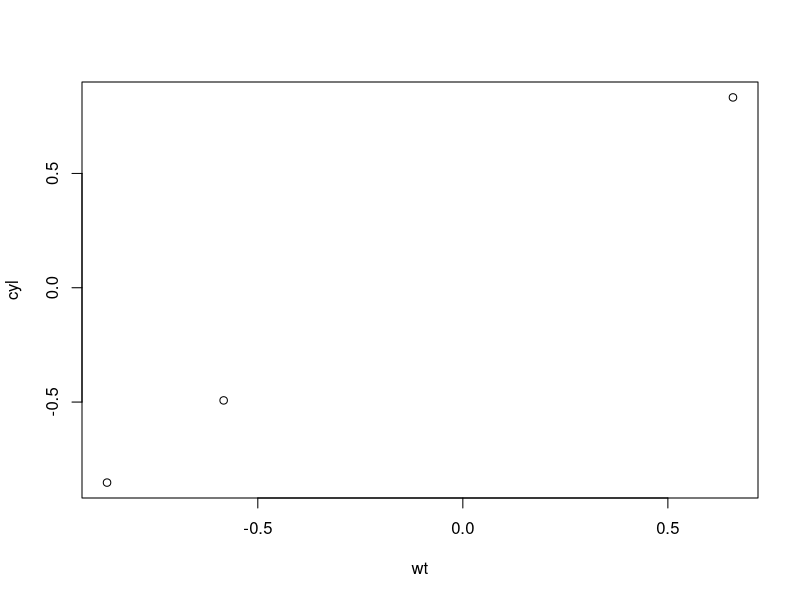
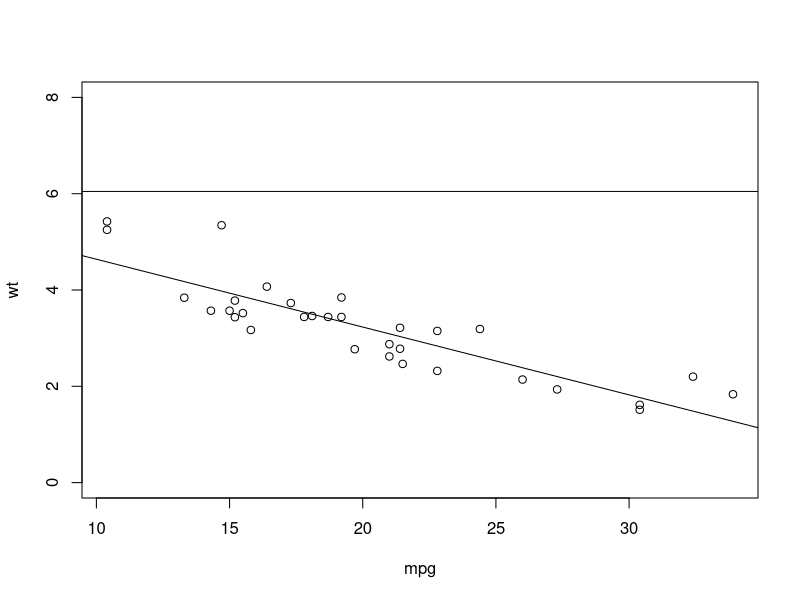
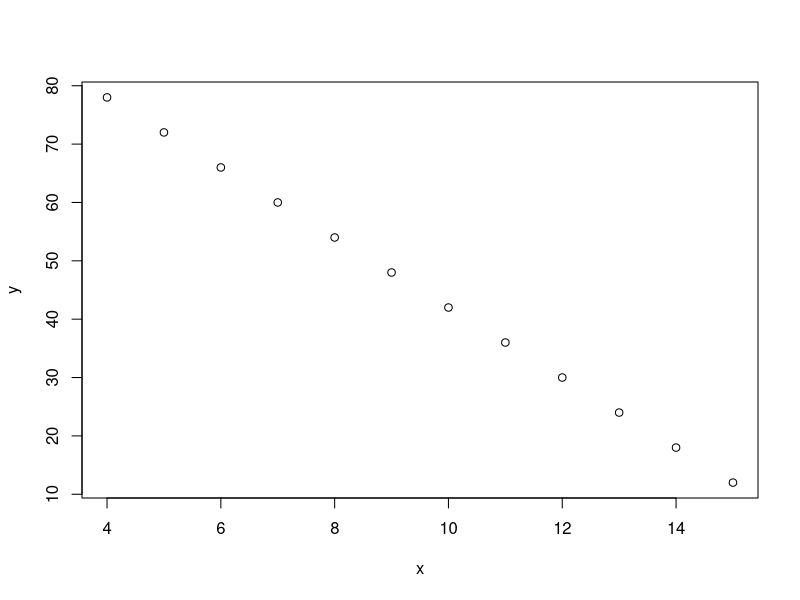
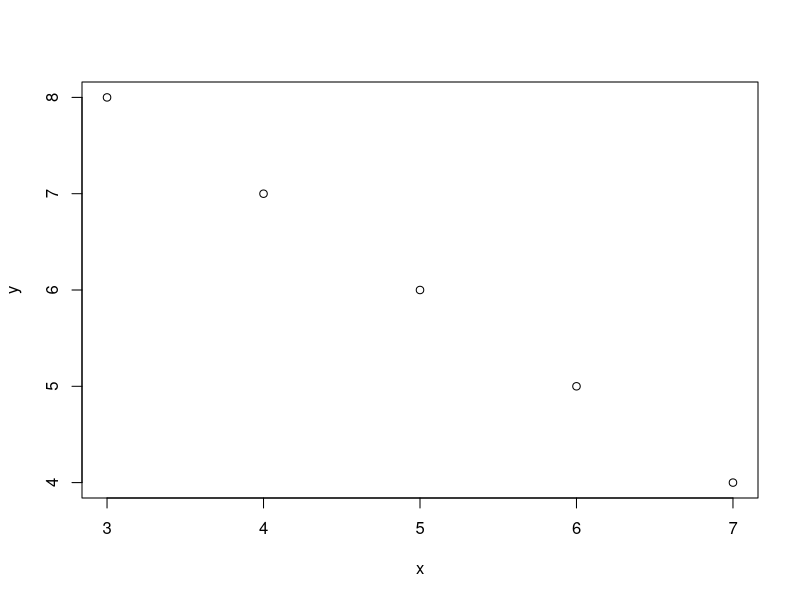
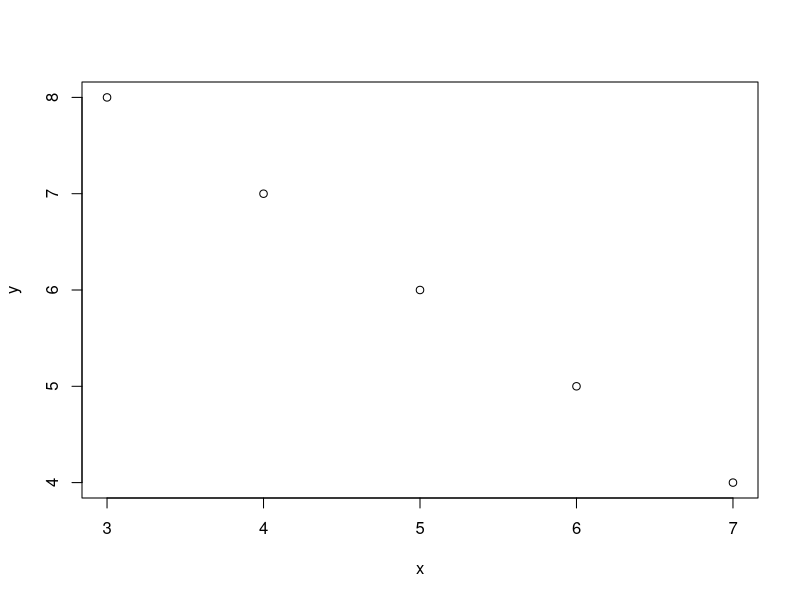

These figures' R source, in order:
#ch7
attach(mtcars)
str(mtcars)
detach(mtcars)

(m=mtcars[,c("mpg","gear","hp")])
(w=mtcars[,c("wt","cyl","carb")])
cor(m,w)
cov(m,w)
plot(cor(m,w))
attach(mtcars)
mpg;wt
cbind(mpg,wt)
cov(mpg,wt)
cov(wt, mpg)

cor(mpg,wt)
cor(wt, mpg)

plot(mpg,wt, ylim=c(0,8))
lmfit = lm(wt~mpg,data=mtcars)
summary(lmfit)
abline(h=6.0473)
abline(lm(wt~mpg,data=mtcars))

?lm
?abline

Input = ("
Volume   Pitch 
         1760    529 
         2040    566
         2440    473
         2550    461
         2730    465
         2740    532
         3010    484
         3080    527
         3370    488
         3740    485
         4910    478
         5090    434
         5090    468
         5380    449
         5850    425
         6730    389
         6990    421
         7960    416
         ")
Data = read.table(textConnection(Input),header=TRUE)
Data
summary(Data)
cor.test( ~ Pitch + Volume, 
          data=Data,
          method = "spearman",
          continuity = FALSE,
          conf.level = 0.95)
cor(Data$Volume,Data$Pitch, method="spearman")
cor(Data$Volume,Data$Pitch, method="kendall")
cor(Data$Volume,Data$Pitch, method="pearson")
?cor

x=c(6,8,12,15,18,20,24,28,31)
y=c(10,12,15,15,18,25,22,26,28)
cov(x,y)
cor(x,y)
(x1=x-mean(x))
(y1=y-mean(y))
(x1y1=x1*y1)
(cov1=sum(x1y1)/(length(x)-1))
cov(x,y)
cov(x,y)/(sd(x)*sd(y))
cor(x,y)
cbind(x,y,x1,c=x1^2,y1,d=y1^2,x1y1)
apply(cbind(x,y,x1,x1^2,y1,y1^2,x1y1), 2,sum)
colSums(cbind(x,y,x1,c=x1^2,y1,d=y1^2,x1y1))

rank(x)
x
cbind(x,rank(-x))
?rank

x=c(4,5,6,7,8,9,10,11,12,13,14,15)
y=c(78,72,66,60,54,48,42,36,30,24,18,12)
plot(x,y)
cov(x,y)     
(m=c(x-mean(x)))
(l=c(y-mean(y)))
(d=m*l)
a=sum(d)/c(length(x)-1)
a

x=c(3,5,6,7,4)
y=c(8,6,5,4,7)
c=y*x
plot(x,y)
cov(x,y)     
(m=c(x-mean(x)))
(l=c(y-mean(y)))
(d=m*l)
a=sum(d)/c(length(x)-1)
a

#Karl Pearson's coefficient of correlation
#1. 

x=c(3,5,6,7,4)
y=c(8,6,5,4,7)
c=y*x
plot(x,y)
cov(x,y)     
(m=c(x-mean(x)))
(l=c(y-mean(y)))
(d=m*l)
a=sum(d)/c(length(x)-1)
sdx= sd(x)
sdy=sd(y)
(r=a/(sdx*sdy))
r
cor(x,y, method="pearson")

#2. 

x=c(3,5,6,7,4)
y=c(8,6,5,4,7)
x1=c(x-mean(x))
y1=c(y-mean(y))
l=sum(x*x)
m=sum(y*y)
n=sum(x1*y1)
o=sqrt(l*m)
r=n/o
r
cor(x,y)

#3.

#a=c(100,102,104,107,105,112,103,99)
#b=c(15,12,13,11,12,12,19,26)
#a1=c(a-mean(a))
#b1=c(b-mean(b))
#c=sum(a1*a1)
#d=sum(b1*b1)
#e=sum(a1*b1)
#f=sqrt(c*d)
#r=e/f
#r

#4.

a=c(9,11,13,12,10,9,6,10)
b=c(4,8,13,11,9,6,4,9)
c=c(a-mean(a))
d=c(b-mean(b))
e=sum(a*a)
f=sum(b*b)
g=sum(c*d)
h=sqrt(e*f)
r=g/h
r

